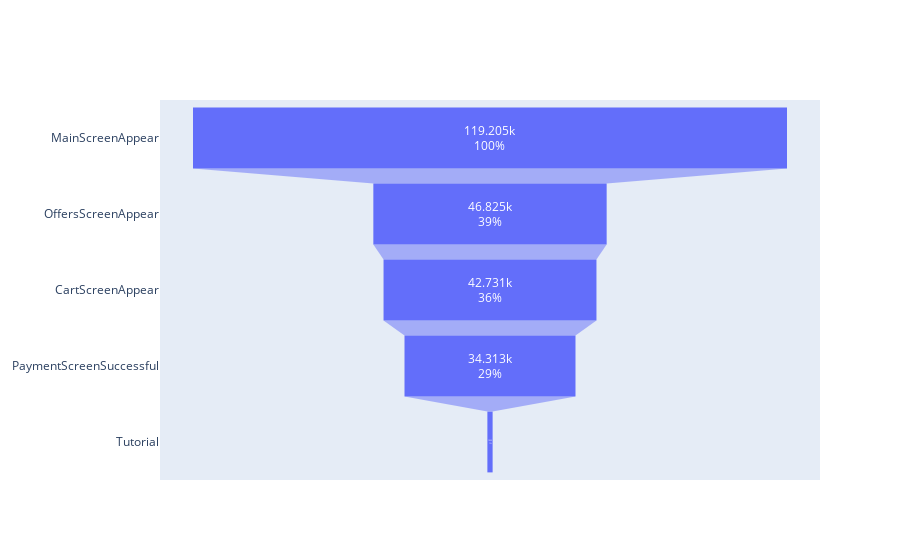

Notebook cell for this chart:
### Code cell
from plotly import graph_objects as go

fig = go.Figure(go.Funnel(
    y = page_views['EventName'],
    x = page_views['DeviceIDHash'],
    textposition = "inside",
    textinfo = "value+percent initial")
    )

fig.show()
# эта воронка, как и предыдущая, показывает нам что наибольшее число пользователей "теряется" сразу после посещения главной страницы.
# что интересно, очень мало юзеров заходило на страницу Tutorial

### Figure 1 — Plotly figure (JSON) as saved in the notebook; plotly's stock layout.template omitted (floating-point values rounded to 4 significant figures)
{"data": [{"textinfo": "value+percent initial", "textposition": "inside", "type": "funnel", "x": [119205, 46825, 42731, 34313, 1052], "y": ["MainScreenAppear", "OffersScreenAppear", "CartScreenAppear", "PaymentScreenSuccessful", "Tutorial"]}], "layout": {"autosize": true, "xaxis": {"autorange": true, "range": [-66225, 66225], "type": "linear"}, "yaxis": {"autorange": true, "range": [4.5, -0.5], "type": "category"}}}
